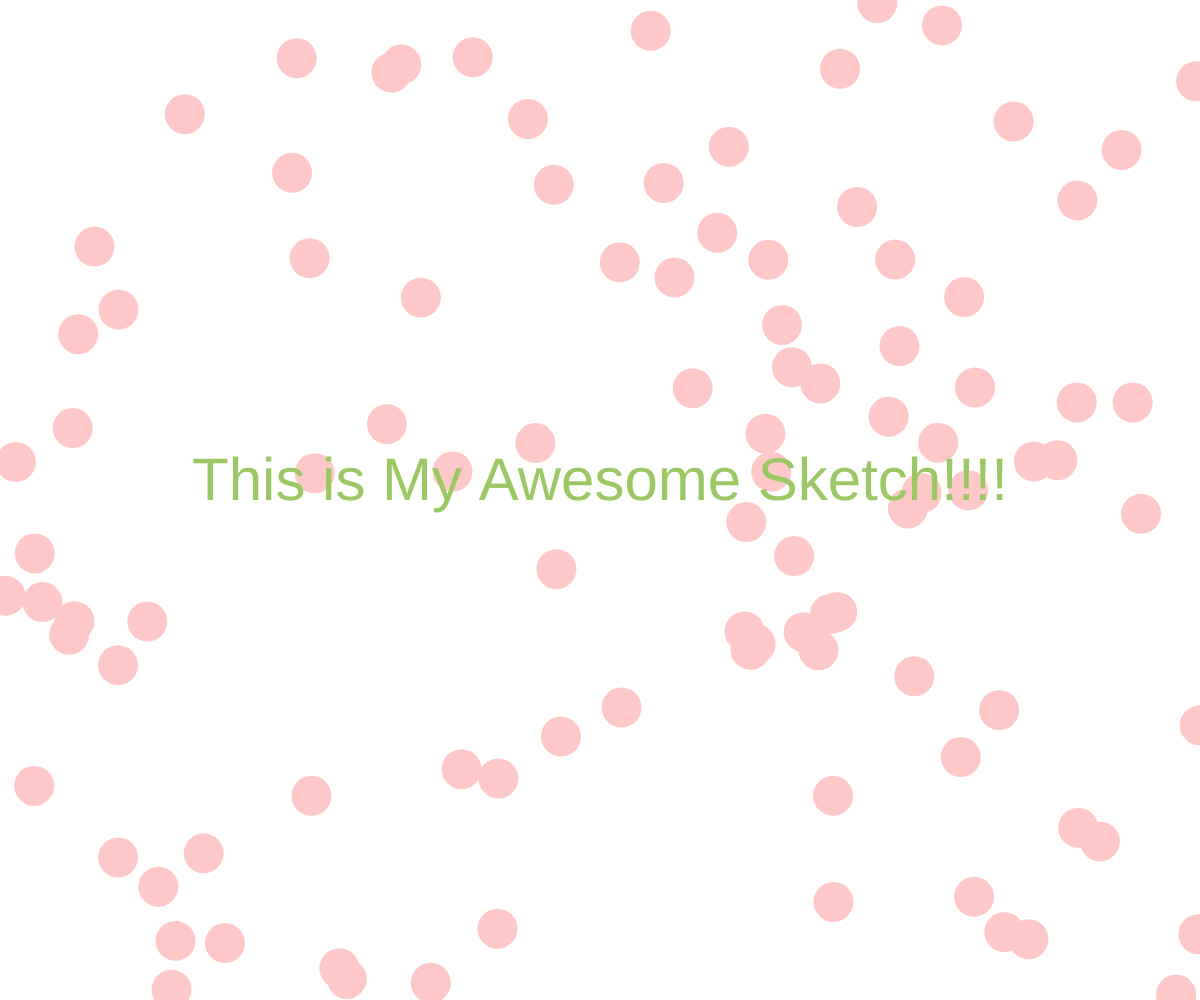
Frame 1 (no input)
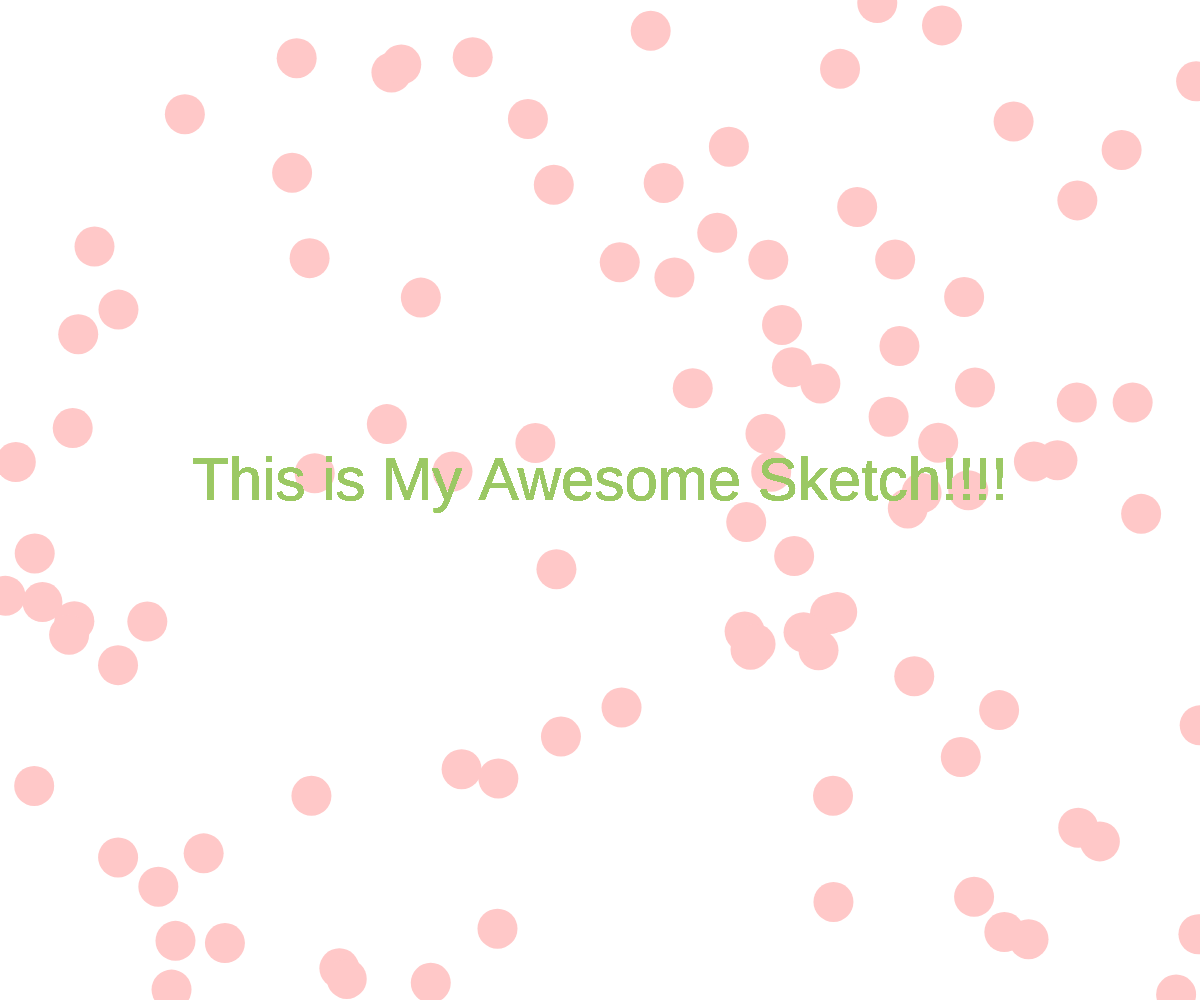
Frame 60 (no input)
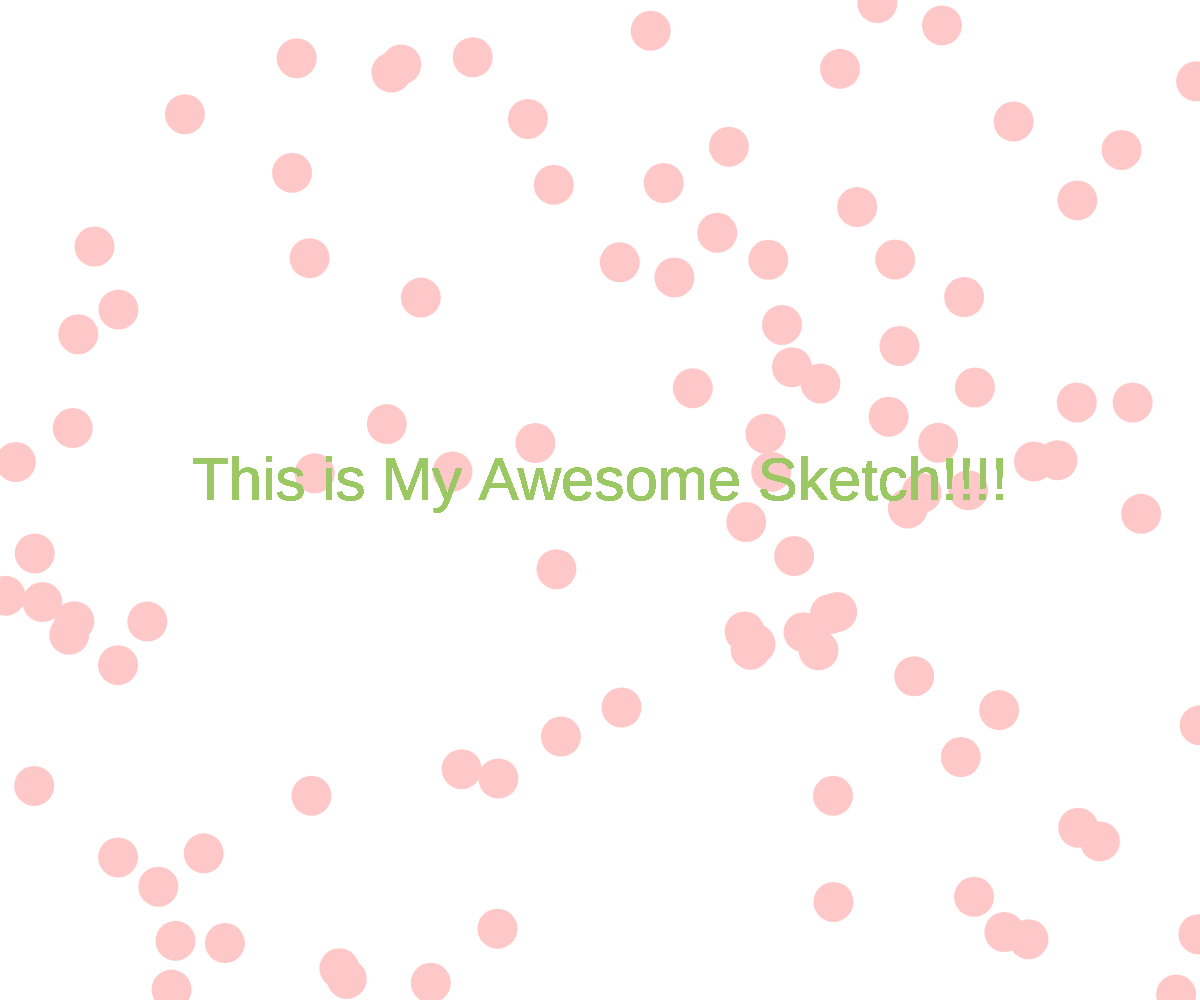
Frame 120 (the mouse pressed at the canvas centre since frame 60)

The p5.js sketch that drew these frames (run headless with seeded random() and noise() and a simulated clock; from frame 60 on, the mouse is pressed at the canvas centre):

// p5.js sketch
// ── sketch.js
let speed = 1;
let x=0;

function setup(){
    createCanvas(windowWidth, windowHeight);
    background(255)
    noStroke();

    for(var i=0; i<100; i++){
        fill(255, 200, 200);
        ellipse(random(0, width), random(0, height), 40, 40);
    }
}

function draw(){
    textAlign(CENTER);
    textSize(60)
    fill(155, 200, 100);
    text("This is My Awesome Sketch!!!!", width/2, height/2)

    

}
// ── main.css
#title{
    color: rgb(98, 0, 155);
    font-size: 20pt;

}
